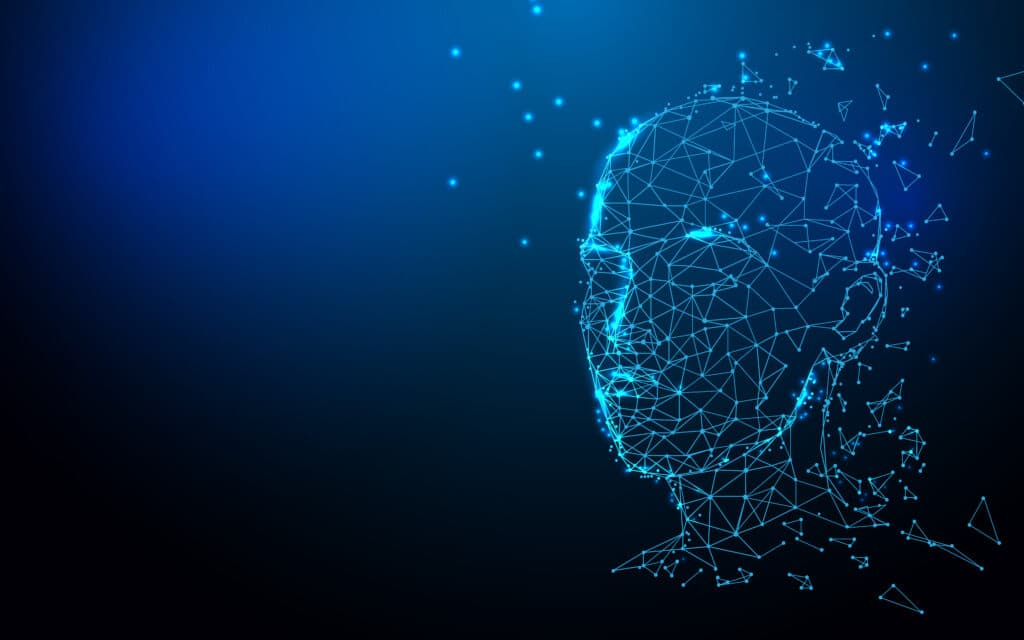
#> input picture 30_Code/visual_cryptography_final_1/face.jpg, 1024 x 640 px; its folder holds only this picture in this run
$ python -i GUI_master.py   (imports and definitions only)   (older library calls are emulated)
#> lines starting #> are read from the running program, lines starting #| are printed output that depends on the picture
from tkinter import messagebox
from tkinter import *
import tkinter as tk
from tkinter import ttk, LEFT, END
import time
import numpy as np
import cv2
import os
from PIL import Image , ImageTk
from PIL import Image # For face recognition we will the the LBPH Face Recognizer
import pandas as pd
import openpyxl
#import xlwrite,firebase.firebase_ini as fire
from tkinter import messagebox as ms
from pkg_resources import parse_version
if parse_version(Image.__version__)>=parse_version('10.0.0'):
    Image.ANTIALIAS=Image.LANCZOS


##############################################+=============================================================

def runme():
    root = tk.Tk()
    root.configure(background="seashell2")
    #root.geometry("1300x700")
    import sqlite3
    my_conn = sqlite3.connect('face.db')

    w, h = root.winfo_screenwidth(), root.winfo_screenheight()
    root.geometry("%dx%d+0+0" % (w, h))
    root.title("Face Authentication")


    #++++++++++++++++++++++++++++++++++++++++++++
    #####For background Image
    image2 =Image.open('face.jpg')
#> image2 is the input picture: PIL image 1024x640 RGB; mean R, G, B 2.9, 38.3, 75.4
    image2 =image2.resize((w,h), Image.ANTIALIAS)
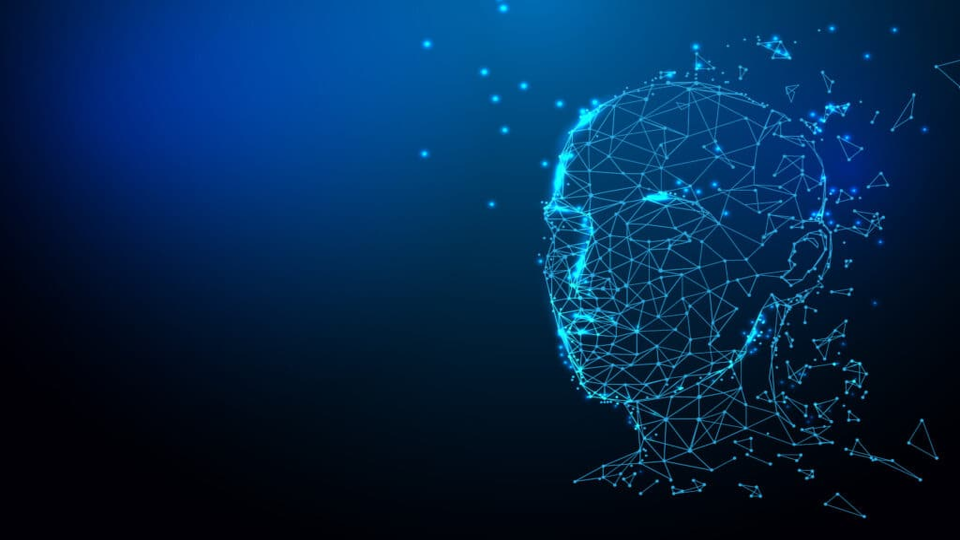
#> image2: PIL image 1920x1080 RGB (shown at 1/2 size); mean R, G, B 3, 38.3, 75.4

    background_image=ImageTk.PhotoImage(image2)

    background_label = tk.Label(root, image=background_image)

    background_label.image = background_image

    background_label.place(x=0, y=0) #, relwidth=1, relheight=1)


    lbl = tk.Label(root, text="Face Authentication System", font=('times', 40,' bold '), height=1, width=30,bg="Black",fg="indian red")
    lbl.place(x=330, y=5)

    frame_alpr = tk.LabelFrame(root, text="", width=280, height=400, bd=5, font=('times', 15, ' bold '),bg="seashell4")
    frame_alpr.grid(row=0, column=0, sticky='nw')
    frame_alpr.place(x=70, y=130)


    ################################$%%%%%%%%%%%%%%%%%%%%%%%%%%%%%%%%%%%%%%%%%%%%%%%%%%%%%%%%%%%%%%%%%%%%%%%%%%%%%%


    # [228 lines left out: functions Create_database, mail, update_label, Train_database, Test_database, registration and 2 more, not called in this run]


    #################################################################################################################
    def window():
        root.destroy()


    # button1 = tk.Button(frame_alpr, text="Registration Of User",bd=5, command=registration,width=20, height=1, font=('times', 15, ' bold '),bg="purple",fg="white")
    # button1.place(x=10, y=20)

    button1 = tk.Button(frame_alpr, text="Create Face Data",bd=5, command=Create_database,width=20, height=1, font=('times', 15, ' bold '),bg="purple",fg="white")
    button1.place(x=10, y=40)

    button2 = tk.Button(frame_alpr, text="Train Face Data",bd=5, command=Train_database, width=20, height=1, font=('times', 15, ' bold '),bg="purple",fg="white")
    button2.place(x=10, y=100)

    button3 = tk.Button(frame_alpr, text="Face Authentication", bd=5,command=Test_database, width=20, height=1, font=('times', 15, ' bold '),bg="purple",fg="white")
    button3.place(x=10, y=160)


    # [6 lines of commented-out code are left out]

    exit = tk.Button(frame_alpr, text="Exit",bd=5, command=window, width=20, height=1, font=('times', 15, ' bold '),bg="red",fg="white")
    exit.place(x=10, y=320)


    root.mainloop()

# [1 line not run here, left out]

>>> result = runme()
